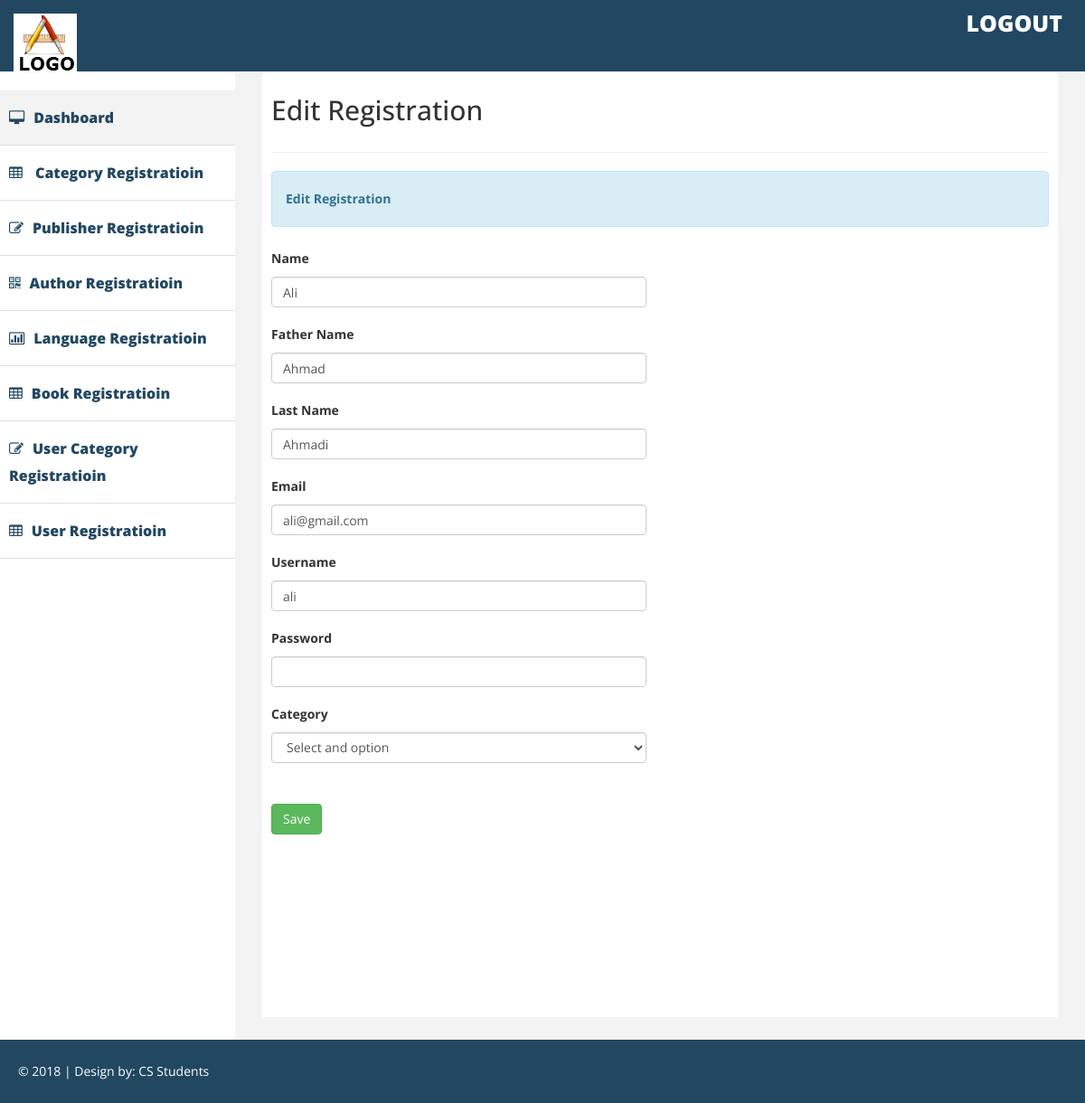
Page /onlinelibrary/view/edit_user.php?update_id=1 on the committed database.
### tables this page shows
CREATE TABLE `users` (
  `id` int(11) NOT NULL,
  `name` varchar(30) NOT NULL,
  `username` varchar(50) NOT NULL,
  `password` varchar(50) NOT NULL,
  `category_id` int(11) NOT NULL,
  `fname` varchar(100) NOT NULL,
  `lname` varchar(100) NOT NULL,
  `email` varchar(100) NOT NULL,
  `deleted` int(11) NOT NULL
);

### onlinelibrary/data/class.db.php (called while the page is built, shortened)
<?php
class db{
	private $host ="localhost";
	private $usr ="root";
	private $pass="";
	private $db ="onlinelibrary";
	function __construct(){
		$connection = mysqli_connect($this->host, $this->usr, $this->pass, $this->db);
		if (!$connection) {
			echo "Opps ! You are having trouble with your connection: ".mysqli_error($connection);
		} else{
			$this->con = $connection;
		}
	}
}
?>

### onlinelibrary/data/class.user.php (called while the page is built, shortened)
<?php
include_once "class.db.php";
class user extends db{
	function get_user($id){
	    $query = "Select * from users where `id`= '$id'";
		$result = mysqli_query($this->con, $query);
		$post = mysqli_fetch_assoc($result);
		return $post;
	}
}
?>

### onlinelibrary/view/edit_user.php (the view, shortened to what this page needs)
<!DOCTYPE html>
<html xmlns="http://www.w3.org/1999/xhtml">
<?php
include("head.php"); ?>
<body>
   <?php include("sidebar.php"); ?>
        <div id="page-wrapper" >
            <div id="page-inner">
                <div class="row">
                    <div class="col-lg-12">
                     <h2>Edit  Registration</h2>
                    </div>
                </div>
                  <hr />
                <div class="row">
                    <div class="col-lg-12 ">
                        <div class="alert alert-info">
                             <strong>Edit  Registration</strong>
                        </div>
                    </div>
                    </div>
				    <?php
				       $id = $_GET['update_id'];
				        include("../data/class.user.php");
						$userlist = new user();
						$users = $userlist->get_user($id);
					 ?>
                    <div class="row">
					  <form method="POST" action ="../business/business.edit_user.php" >
						  <div class="col-lg-6 col-md-6 col-sm-6 col-xs-6">
							   <div class="form-group">
								 <label> Name</label>
								  <input type="text" class="form-control" name='name' value="<?php echo $users['name']; ?>" placeholder="" />
							   </div>
							   <div class="form-group">
								 <label> Father Name</label>
								  <input type="text" value="<?php echo $users['fname']; ?>" class="form-control" name='fname' placeholder="" />
							   </div>
							   <div class="form-group">
								 <label> Last Name</label>
								  <input type="text" value="<?php echo $users['lname']; ?>" class="form-control" name='lname' placeholder="" />
							   </div>
							   <div class="form-group">
								 <label> Email</label>
								  <input type="text" class="form-control" value="<?php echo $users['email']; ?>"  name='email' placeholder="" />
							   </div>
							   <div class="form-group">
								 <label> Username</label>
								  <input type="text" class="form-control" value="<?php echo $users['username']; ?>" name='username' placeholder="" />
							   </div>
							   <div class="form-group">
								 <label> Password</label>
								  <input type="password"  class="form-control" name='password' placeholder="" />
							   </div>
							   <div class="form-group">
								 <label> Category</label>
								 <select name="category_id" class="form-control">
								 <option value="">Select and option</option>
								 </select>
							   </div>
						     <br>
						   <div class="input-group">
							 <button type="submit" name="submit" class="btn btn-success" >Save</button>
						   </div>
						</div>
						</form>
                   </div>
              </div>
            </div>
        </div>
      <?php include("footer.php"); ?>
</body>
</html>

### onlinelibrary/view/assets/css/custom.css (style rules this page uses)
body { font-family: 'Open Sans', sans-serif; line-height:30px; }
#page-wrapper { padding: 15px 15px; min-height: 600px; background:#F3F3F3; }
#page-inner { width:100%; margin:10px 20px 10px 0px; background-color:#fff!important; padding:10px; min-height:1050px; }
@media (min-width:768px) { #page-wrapper { margin: 0 0 0 260px; padding: 15px 30px; min-height: 1050px; } }

### rows in the picture
users: name "Ali", fname "Ahmad", lname "Ahmadi", email "ali@gmail.com", username "ali"

### other values in the picture
Date("Y") "2018"
